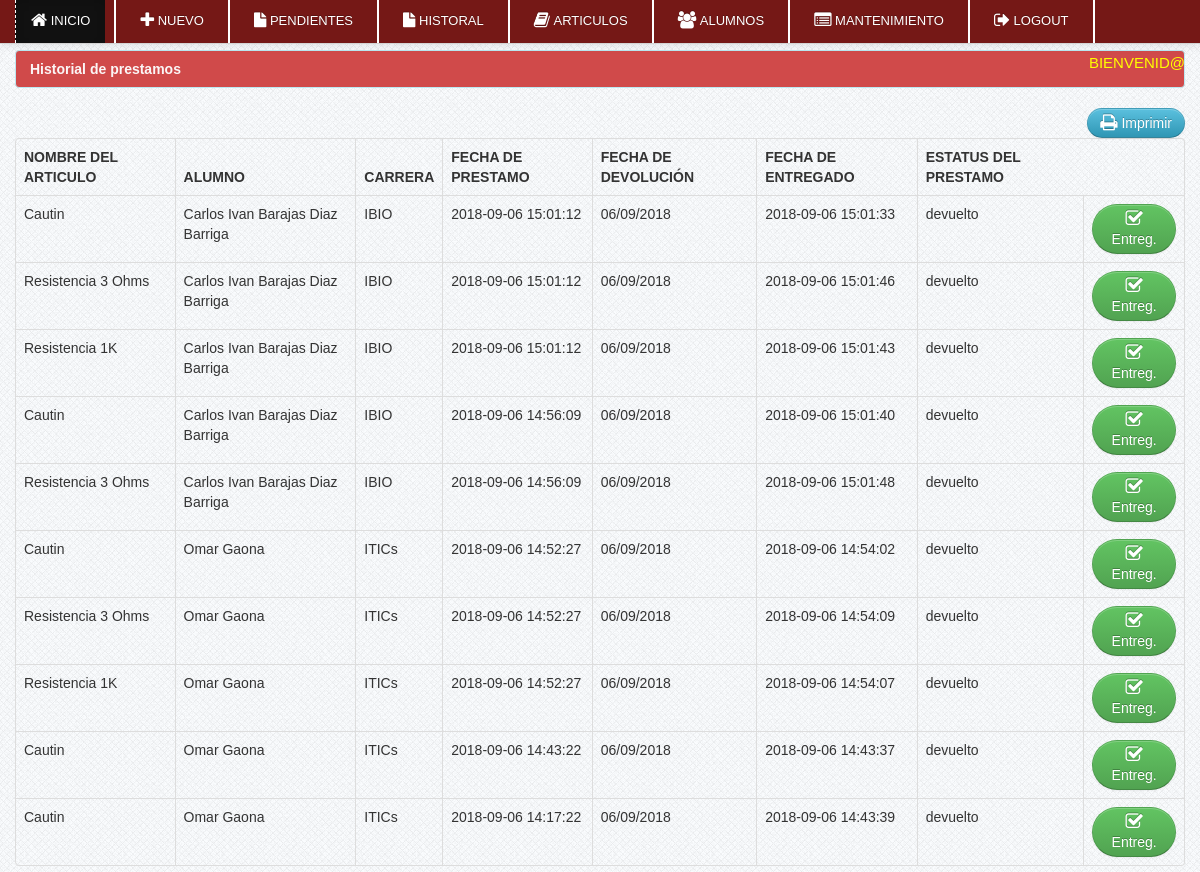
/sistema/ver_prestamo.php (signed in), run on an earlier commit of the app's database.
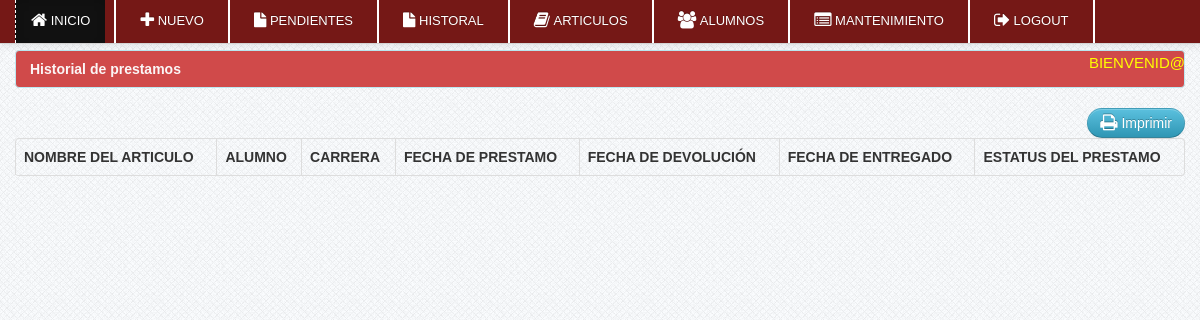
And on a later commit of the database.
### tables this page shows
CREATE TABLE `prestamos` (
  `id_prestamo` int(11) NOT NULL,
  `id_alumno` bigint(50) NOT NULL,
  `fecha_prestamo` varchar(100) NOT NULL,
  `fecha_devolucion` varchar(100) DEFAULT NULL
);

CREATE TABLE `articulos` (
  `id_articulo` int(11) NOT NULL,
  `nombre_articulo` varchar(50) NOT NULL,
  `id_categoria` int(2) NOT NULL,
  `marca` varchar(50) NOT NULL,
  `ejemplares` int(3) NOT NULL,
  `detalle` text NOT NULL,
  `fecha_agregado` varchar(20) NOT NULL,
  `estatus` varchar(30) NOT NULL
);

CREATE TABLE `alumnos` (
  `id_alumno` int(11) NOT NULL,
  `nombre` varchar(20) NOT NULL,
  `apellido` varchar(40) NOT NULL,
  `genero` varchar(10) NOT NULL,
  `num_control` varchar(15) NOT NULL,
  `carrera` varchar(15) NOT NULL,
  `celular` varchar(12) NOT NULL,
  `semestre` varchar(2) NOT NULL,
  `estatus` varchar(10) NOT NULL
);

CREATE TABLE `detalle_prestamos` (
  `id_detalle_prestamos` int(11) NOT NULL,
  `id_articulo` int(11) NOT NULL,
  `cantidad` int(2) NOT NULL,
  `id_prestamo` int(11) NOT NULL,
  `estatus_prestamo` varchar(50) NOT NULL,
  `fecha_devolucion` varchar(100) NOT NULL,
  `fecha_entregado` varchar(1000) NOT NULL
);

### sistema/ver_prestamo.php (the view, shortened to what this page needs)
<?php include('header.php'); ?>
<?php include('navbar_dashboard.php'); ?>
    <div class="container">
		<div class="margin-top">
			<div class="row">
				<div class="span12">
						<div class="alert alert-info"><strong>Historial de prestamos</strong></div>
                             <table cellpadding="0" cellspacing="0" border="0" class="table  table-bordered" id="example">
								<div class="pull-right">
								<a href="" onclick="window.print()" class="btn btn-info"><i class="icon-print icon-large"></i> Imprimir</a>
								</div>
                                    <thead>
                                    <tr>
                                        <th>Nombre del articulo</th>
                                        <th>Alumno</th>
                                        <th>Carrera</th>
                                        <th>Fecha de prestamo</th>
                                        <th>Fecha de devolución</th>
                                        <th>Fecha de entregado</th>
										<th>Estatus del prestamo</th>
                                    </tr>
                                </thead>
                                <tbody>
                                  <?php  $user_query=mysql_query("select prestamos.id_prestamo, detalle_prestamos.id_articulo, id_detalle_prestamos, nombre_articulo, nombre, apellido, carrera, fecha_prestamo, prestamos.fecha_devolucion, detalle_prestamos.fecha_entregado, detalle_prestamos.estatus_prestamo
                                  from prestamos
								LEFT JOIN alumnos ON prestamos.id_alumno = alumnos.id_alumno
								LEFT JOIN detalle_prestamos ON prestamos.id_prestamo = detalle_prestamos.id_prestamo
								LEFT JOIN articulos on detalle_prestamos.id_articulo =  articulos.id_articulo
								ORDER BY prestamos.id_prestamo DESC")or die(mysql_error());
									while($row=mysql_fetch_array($user_query)){
									$id=$row['id_prestamo'];
									$id_detalle_prestamos=$row['id_detalle_prestamos'];
                                  	?>
									<tr class="del<?php echo $id ?>">
                                    <td><?php echo $row['nombre_articulo']; ?></td>
                                    <td><?php echo $row['nombre']." ".$row['apellido']; ?></td>
                                    <td><?php echo $row['carrera']; ?></td>
									<td><?php echo $row['fecha_prestamo']; ?></td>
                                    <td><?php echo $row['fecha_devolucion']; ?> </td>
									<td><?php echo $row['fecha_entregado']; ?> </td>
									<td><?php echo $row['estatus_prestamo'];?></td>
									<td> <a rel="tooltip"  title="Marcar como entregado" id="<?php echo $detalle_prestamos; ?>" href="#devolucion<?php echo $id_detalle_prestamos; ?>" data-toggle="modal"    class="btn btn-success"><i class="icon-check icon-large"></i>Entreg.</a>
                                    </tr>
									<?php  }  ?>
                                </tbody>
                            </table>
			</div>
			</div>
		</div>
    </div>
<?php include('footer.php') ?>

What changed in the data, as far as the page shows it:
removed prestamos: articulos.nombre_articulo "Cautin", id_alumno.nombre "Carlos Ivan", id_alumno.apellido "Barajas Diaz Barriga", id_alumno.carrera "IBIO", fecha_prestamo "2018-09-06 15:01:12", fecha_devolucion "06/09/2018", detalle_prestamos.fecha_entregado "2018-09-06 15:01:33", detalle_prestamos.estatus_prestamo "devuelto", articulos.nombre_articulo "Resistencia 3 Ohms", detalle_prestamos.fecha_entregado "2018-09-06 15:01:46", articulos.nombre_articulo "Resistencia 1K", detalle_prestamos.fecha_entregado "2018-09-06 15:01:43"
removed prestamos: articulos.nombre_articulo "Cautin", id_alumno.nombre "Carlos Ivan", id_alumno.apellido "Barajas Diaz Barriga", id_alumno.carrera "IBIO", fecha_prestamo "2018-09-06 14:56:09", fecha_devolucion "06/09/2018", detalle_prestamos.fecha_entregado "2018-09-06 15:01:40", detalle_prestamos.estatus_prestamo "devuelto", articulos.nombre_articulo "Resistencia 3 Ohms", detalle_prestamos.fecha_entregado "2018-09-06 15:01:48"
removed prestamos: articulos.nombre_articulo "Cautin", id_alumno.nombre "Omar", id_alumno.apellido "Gaona", id_alumno.carrera "ITICs", fecha_prestamo "2018-09-06 14:52:27", fecha_devolucion "06/09/2018", detalle_prestamos.fecha_entregado "2018-09-06 14:54:02", detalle_prestamos.estatus_prestamo "devuelto", articulos.nombre_articulo "Resistencia 3 Ohms", detalle_prestamos.fecha_entregado "2018-09-06 14:54:09", articulos.nombre_articulo "Resistencia 1K", detalle_prestamos.fecha_entregado "2018-09-06 14:54:07"
removed prestamos: articulos.nombre_articulo "Cautin", id_alumno.nombre "Omar", id_alumno.apellido "Gaona", id_alumno.carrera "ITICs", fecha_prestamo "2018-09-06 14:43:22", fecha_devolucion "06/09/2018", detalle_prestamos.fecha_entregado "2018-09-06 14:43:37", detalle_prestamos.estatus_prestamo "devuelto"
removed prestamos: articulos.nombre_articulo "Cautin", id_alumno.nombre "Omar", id_alumno.apellido "Gaona", id_alumno.carrera "ITICs", fecha_prestamo "2018-09-06 14:17:22", fecha_devolucion "06/09/2018", detalle_prestamos.fecha_entregado "2018-09-06 14:43:39", detalle_prestamos.estatus_prestamo "devuelto"
